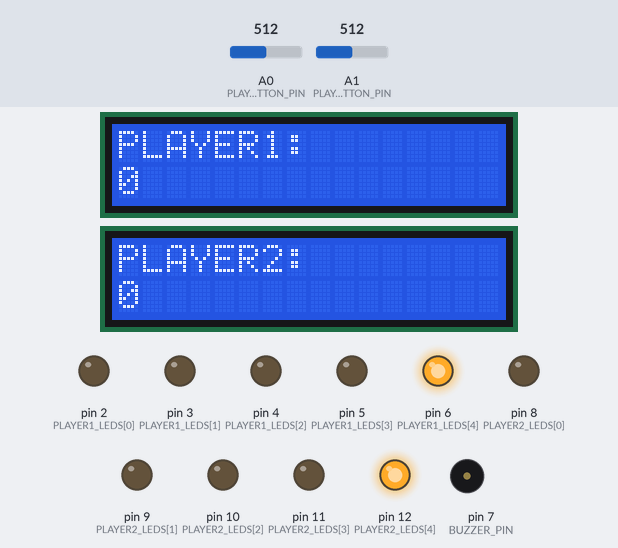
The sketch below on a simulated Arduino Uno, built with avr-gcc and run on an emulated ATmega328P. On the bench: 2 × 16×2 character LCD, output pins drawn as LEDs (lit = HIGH), buzzer (waves = sounding, pin HIGH). The inputs (shaded band) are chosen by the test bench; at power-on: A0 (PLAYER1_BUTTON_PIN) = 512, A1 (PLAYER2_BUTTON_PIN) = 512. Random numbers use the default seed unless the sketch sets one; what the sketch prints to the serial monitor is not drawn.

Above: at 1.3 s.
1.4 s: A0 (PLAYER1_BUTTON_PIN) set to 212
4.4 s: A0 (PLAYER1_BUTTON_PIN) set to 184
At 4.9 s:
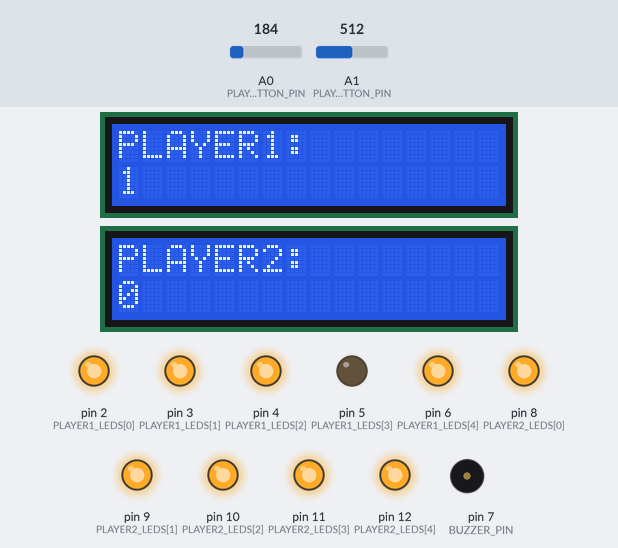
7.4 s: A1 (PLAYER2_BUTTON_PIN) set to 875
10.3 s: A1 (PLAYER2_BUTTON_PIN) set to 900
At 11.0 s:
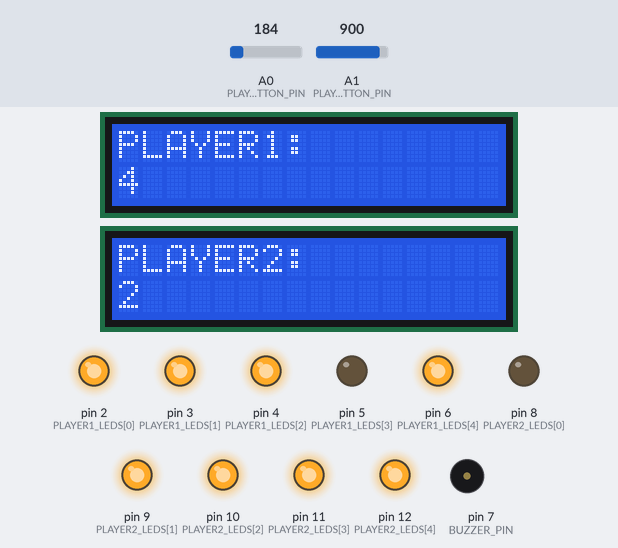
13.3 s: A0 (PLAYER1_BUTTON_PIN) set to 260
At 15.1 s:
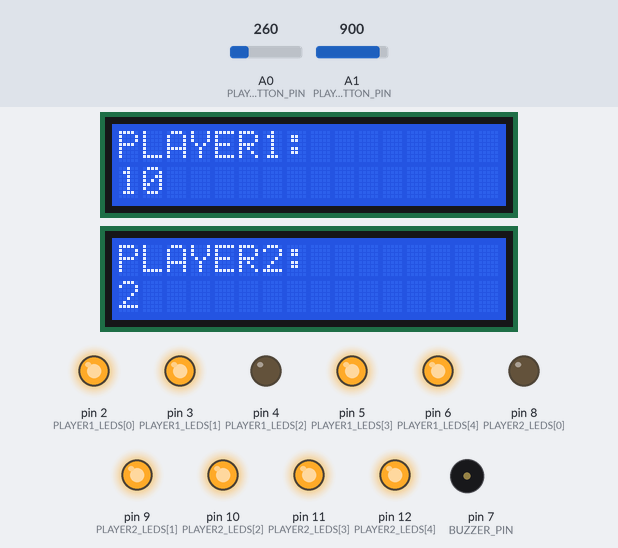
15.9 s: A1 (PLAYER2_BUTTON_PIN) set to 122
At 55.6 s:
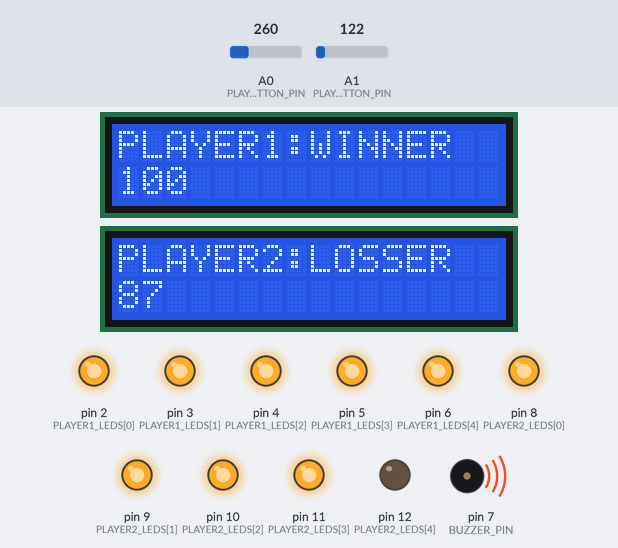
Timing chart, 0 to 57.2 s (numbered marks = the images above; inputs shaded):
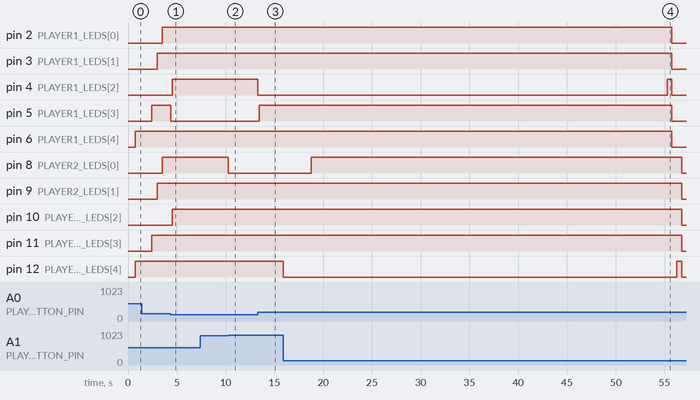

The sketch:

WhackMoleGame.ino
```cpp
/********************************************************************************************************************/
/********************************************************************************************************************/
/*******************  Author         : Mohamed Awadin                                           *********************/
/*******************  FILE NAME      : WhackMoleGame.ino                                        *********************/
/*******************  Layer          : Application (RUNNABLE&SETUP)                             *********************/
/*******************  Project        : Whack-A-Mole-Game                                        *********************/
/*******************  Microcontroller: Arduino Uno (or compatible)                              *********************/
/*******************  Version        : 1.00                                                     *********************/
/********************************************************************************************************************/
/********************************************************************************************************************/

/*
 * This is the main Arduino sketch file
 *
*/

#include "Config.h"
#include "LCDManager.h"
#include "PinManager.h"
#include "GameManager.h"
#include "ButtonHandler.h"
#include "EndGameSequence.h"

void setup() {
  Serial.begin(9600);
  randomSeed(analogRead(RANDOM_SEED_PIN));

  initializeLCDs();
  initializePins();
  initializeGame();
}

void loop() {
  if (player1_score < MAX_SCORE && player2_score < MAX_SCORE) {
    handleGameLoop();
  } else {
    displayWinner();
    playEndGameSequence();
  }
}
```

ButtonHandler.cpp
```cpp
/********************************************************************************************************************/
/********************************************************************************************************************/
/*******************  Author         : Mohamed Awadin                                           *********************/
/*******************  FILE NAME      : ButtonHandler.cpp                                          *********************/
/*******************  Layer          : HAL(ANALOG PUSH_BUTTONS )                                *********************/
/*******************  Project        : Whack-A-Mole-Game                                        *********************/
/*******************  Microcontroller: Arduino Uno (or compatible)                              *********************/
/*******************  Version        : 1.00                                                     *********************/
/********************************************************************************************************************/
/********************************************************************************************************************/

/**
 * @brief
 * This file defines the functions for handling button presses.
 */
#include <Arduino.h>
#include "ButtonHandler.h"
#include "Config.h"

void checkButtonPresses(int button_pin, const int led_pins[], int &score) {
  int analogValue = analogRead(button_pin);
  for (int i = 0; i < LED_COUNT; i++) {
    if (analogValue > BUTTON_VALUES[i] - BUTTON_TOLERANCE && analogValue < BUTTON_VALUES[i] + BUTTON_TOLERANCE) {
      if (digitalRead(led_pins[i]) == HIGH) {
        digitalWrite(led_pins[i], LOW);
        score++;
      }
    }
  }
}
```

ButtonHandler.h
```cpp
/********************************************************************************************************************/
/********************************************************************************************************************/
/*******************  Author         : Mohamed Awadin                                           *********************/
/*******************  FILE NAME      : ButtonHandler.h                                          *********************/
/*******************  Layer          : HAL(ANALOG PUSH_BUTTONS )                                *********************/
/*******************  Project        : Whack-A-Mole-Game                                        *********************/
/*******************  Microcontroller: Arduino Uno (or compatible)                              *********************/
/*******************  Version        : 1.00                                                     *********************/
/********************************************************************************************************************/
/********************************************************************************************************************/

/**
 * @brief
 * This file declares functions for handling button presses.
 */


#ifndef BUTTON_HANDLER_H
#define BUTTON_HANDLER_H

void checkButtonPresses(int button_pin, const int led_pins[], int &score);

#endif
```

EndGameSequence.cpp
```cpp
/********************************************************************************************************************/
/********************************************************************************************************************/
/*******************  Author         : Mohamed Awadin                                           *********************/
/*******************  FILE NAME      : EndGameSequence.cpp                                        *********************/
/*******************  Layer          : Private (Algorithm)                                      *********************/
/*******************  Project        : Whack-A-Mole-Game                                        *********************/
/*******************  Microcontroller: Arduino Uno (or compatible)                              *********************/
/*******************  Version        : 1.00                                                     *********************/
/********************************************************************************************************************/
/********************************************************************************************************************/

/**
 * @brief
 * This file defines the functions for handling the end game sequence.
 */

#include <Arduino.h>
#include "EndGameSequence.h"
#include "Config.h"

void playEndGameSequence() {
  for (int i = 0; i < 3; i++) {
    flashLEDS(BUZZER_PIN, PLAYER1_LEDS, LED_COUNT);
    flashLEDS(BUZZER_PIN, PLAYER2_LEDS, LED_COUNT);
  }
}

void flashLEDS(int buzzer_pin, const int led_pins[], int count) {
  for (int i = 0; i < count; i++) {
    digitalWrite(led_pins[i], HIGH);
  }
  digitalWrite(buzzer_pin, HIGH);
  delay(500);

  for (int i = 0; i < count; i++) {
    digitalWrite(led_pins[i], LOW);
  }
  digitalWrite(buzzer_pin, LOW);
  delay(500);
}
```

EndGameSequence.h
```cpp
/********************************************************************************************************************/
/********************************************************************************************************************/
/*******************  Author         : Mohamed Awadin                                           *********************/
/*******************  FILE NAME      : EndGameSequence.h                                        *********************/
/*******************  Layer          : Private (Algorithm)                                      *********************/
/*******************  Project        : Whack-A-Mole-Game                                        *********************/
/*******************  Microcontroller: Arduino Uno (or compatible)                              *********************/
/*******************  Version        : 1.00                                                     *********************/
/********************************************************************************************************************/
/********************************************************************************************************************/

/**
 * @brief
 * This file declares functions for handling the end game sequence.
 */

#ifndef END_GAME_SEQUENCE_H
#define END_GAME_SEQUENCE_H

void playEndGameSequence();
void flashLEDS(int buzzer_pin, const int led_pins[], int count);

#endif
```

GameManager.cpp
```cpp
/********************************************************************************************************************/
/********************************************************************************************************************/
/*******************  Author         : Mohamed Awadin                                           *********************/
/*******************  FILE NAME      : GameManager.cpp                                          *********************/
/*******************  Layer          : Private                                                  *********************/
/*******************  Project        : Whack-A-Mole-Game                                        *********************/
/*******************  Microcontroller: Arduino Uno (or compatible)                              *********************/
/*******************  Version        : 1.00                                                     *********************/
/********************************************************************************************************************/
/********************************************************************************************************************/

/**
 * @brief This file defines the functions for game management.
 *
 */

#include <Arduino.h>
#include "GameManager.h"
#include "Config.h"
#include "LCDManager.h"
#include "ButtonHandler.h"

void initializeGame() {
  player1_score = 0;
  player2_score = 0;
  action_speed = INITIAL_ACTION_SPEED;
  step_counter = 0;
}

void handleGameLoop() {
  step_counter++;
  if (step_counter > action_speed) {
    triggerAction();
  }
  checkButtonPresses(PLAYER1_BUTTON_PIN, PLAYER1_LEDS, player1_score);
  checkButtonPresses(PLAYER2_BUTTON_PIN, PLAYER2_LEDS, player2_score);
  updateLCDs();
}

void triggerAction() {
  step_counter = 0;
  action_speed -= action_speed / ACTION_SPEED_DECREMENT_FACTOR;
  if (action_speed < MIN_ACTION_SPEED) {
    action_speed = MIN_ACTION_SPEED;
  }
  Serial.print("       s=");
  Serial.println(action_speed);

  int pin_light = random(0, LED_COUNT);
  digitalWrite(PLAYER1_LEDS[pin_light], HIGH);
  digitalWrite(PLAYER2_LEDS[pin_light], HIGH);
}

void displayWinner() {
  if (player1_score > player2_score) {
    lcd1.setCursor(8, 0);
    lcd1.print("WINNER");
    lcd2.setCursor(8, 0);
    lcd2.print("LOSSER");
  } else {
    lcd1.setCursor(8, 0);
    lcd1.print("LOSSER");
    lcd2.setCursor(8, 0);
    lcd2.print("WINNER");
  }
}
```

GameManager.h
```cpp
/********************************************************************************************************************/
/********************************************************************************************************************/
/*******************  Author         : Mohamed Awadin                                           *********************/
/*******************  FILE NAME      : GameManager.h                                             *********************/
/*******************  Layer          : Private                                                  *********************/
/*******************  Project        : Whack-A-Mole-Game                                        *********************/
/*******************  Microcontroller: Arduino Uno (or compatible)                              *********************/
/*******************  Version        : 1.00                                                     *********************/
/********************************************************************************************************************/
/********************************************************************************************************************/

/**
 * @brief This file declares functions for game management.
 *
 */

#ifndef GAME_MANAGER_H
#define GAME_MANAGER_H

void initializeGame();
void handleGameLoop();
void triggerAction();
void displayWinner();

#endif
```

PinManager.cpp
```cpp
/********************************************************************************************************************/
/********************************************************************************************************************/
/*******************  Author         : Mohamed Awadin                                           *********************/
/*******************  FILE NAME      : PinManager.cpp                                           *********************/
/*******************  Layer          : Private                                                  *********************/
/*******************  Project        : Whack-A-Mole-Game                                        *********************/
/*******************  Microcontroller: Arduino Uno (or compatible)                              *********************/
/*******************  Version        : 1.00                                                     *********************/
/********************************************************************************************************************/
/********************************************************************************************************************/


/**
 * This file defines the functions for pin initialization.
 */
#include <Arduino.h>
#include "PinManager.h"
#include "Config.h"

void initializePins() {
  pinMode(PLAYER1_BUTTON_PIN, INPUT);
  pinMode(PLAYER2_BUTTON_PIN, INPUT);
  pinMode(BUZZER_PIN, OUTPUT);

  for (int i = 0; i < LED_COUNT; i++) {
    pinMode(PLAYER1_LEDS[i], OUTPUT);
    pinMode(PLAYER2_LEDS[i], OUTPUT);
  }
}
```

PinManager.h
```cpp
/********************************************************************************************************************/
/********************************************************************************************************************/
/*******************  Author         : Mohamed Awadin                                           *********************/
/*******************  FILE NAME      : PinManager.h                                             *********************/
/*******************  Layer          : Private                                                  *********************/
/*******************  Project        : Whack-A-Mole-Game                                        *********************/
/*******************  Microcontroller: Arduino Uno (or compatible)                              *********************/
/*******************  Version        : 1.00                                                     *********************/
/********************************************************************************************************************/
/********************************************************************************************************************/

/*
 * This file declares functions for pin initialization.
 *
 */

#ifndef PIN_MANAGER_H
#define PIN_MANAGER_H

void initializePins();

#endif
```

Config.cpp
```cpp
/********************************************************************************************************************/
/********************************************************************************************************************/
/*******************  Author         : Mohamed Awadin                                           *********************/
/*******************  FILE NAME      : Config.cpp                                               *********************/
/*******************  Layer          : Configuration                                            *********************/
/*******************  Project        : Whack-A-Mole-Game                                        *********************/
/*******************  Microcontroller: Arduino Uno (or compatible)                              *********************/
/*******************  Version        : 1.00                                                     *********************/
/********************************************************************************************************************/
/********************************************************************************************************************/

/*
 * This file defines the global variables declared in "Config.h".
 *
*/

#include <Arduino.h>
#include "Config.h"

int player1_score = 0;
int player2_score = 0;
int action_speed = INITIAL_ACTION_SPEED;
int step_counter = 0;

LiquidCrystal_I2C lcd1(LCD1_ADDRESS, 16, 2); // LCD for Player 1
LiquidCrystal_I2C lcd2(LCD2_ADDRESS, 16, 2); // LCD for Player 2
```

LCDManager.cpp
```cpp
/********************************************************************************************************************/
/********************************************************************************************************************/
/*******************  Author         : Mohamed Awadin                                           *********************/
/*******************  FILE NAME      : LCDManager.cpp                                            *********************/
/*******************  Layer          : HAL (LCD 16x2)                                           *********************/
/*******************  Project        : Whack-A-Mole-Game                                        *********************/
/*******************  Microcontroller: Arduino Uno (or compatible)                              *********************/
/*******************  Version        : 1.00                                                     *********************/
/********************************************************************************************************************/
/********************************************************************************************************************/

/*
 * This file defines the functions for LCD management.
 */
#include <Arduino.h>
#include "LCDManager.h"
#include "Config.h"

void initializeLCDs() {
  lcd1.init();
  lcd2.init();
  lcd1.backlight();
  lcd2.backlight();

  lcd1.clear();
  lcd1.setCursor(0, 0);
  lcd1.print("PLAYER1:");

  lcd2.clear();
  lcd2.setCursor(0, 0);
  lcd2.print("PLAYER2:");
}

void updateLCDs() {
  if (step_counter % 100 == 0) {
    lcd1.setCursor(0, 1);
    lcd1.print(player1_score);

    lcd2.setCursor(0, 1);
    lcd2.print(player2_score);
  }
}
```

Source omitted: Config.h (2211 bytes), LCDManager.h (1383 bytes)

Measured:
- the behaviour switches between 199 and 198 on A0 (PLAYER1_BUTTON_PIN) (found by bisection; images 0 and 1)
- the behaviour switches between 893 and 894 on A1 (PLAYER2_BUTTON_PIN) (found by bisection; images 1 and 2)
- after the input at 4.4 s, pin 5 (PLAYER1_LEDS[3]): HIGH → LOW at once; the display: changes at once (image 1)
- after the input at 10.3 s, pin 8 (PLAYER2_LEDS[0]): HIGH → LOW at once
- after the input at 13.3 s, pin 4 (PLAYER1_LEDS[2]): HIGH → LOW at once; pin 5 (PLAYER1_LEDS[3]): LOW → HIGH after 0.15 s
- what the display in image 1 shows lasts 1.7 s, from 4.4 s to 6.1 s
- what the display in image 2 shows lasts 1.9 s, from 10.5 s to 12.4 s
